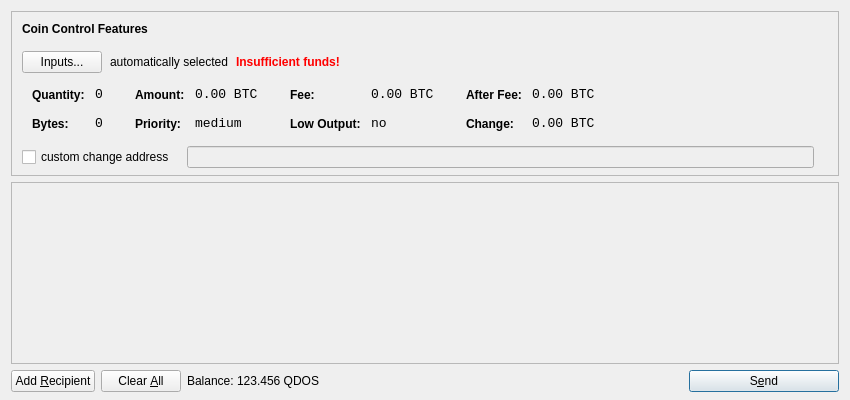
<?xml version="1.0" encoding="UTF-8"?>
<ui version="4.0">
 <class>SendCoinsDialog</class>
 <widget class="QDialog" name="SendCoinsDialog">
  <property name="geometry">
   <rect>
    <x>0</x>
    <y>0</y>
    <width>850</width>
    <height>400</height>
   </rect>
  </property>
  <property name="windowTitle">
   <string>Send Coins</string>
  </property>
  <layout class="QVBoxLayout" name="verticalLayout" stretch="0,1,0">
   <property name="bottomMargin">
    <number>8</number>
   </property>
   <item>
    <widget class="QFrame" name="frameCoinControl">
     <property name="sizePolicy">
      <sizepolicy hsizetype="Expanding" vsizetype="Expanding">
       <horstretch>0</horstretch>
       <verstretch>0</verstretch>
      </sizepolicy>
     </property>
     <property name="maximumSize">
      <size>
       <width>16777215</width>
       <height>16777215</height>
      </size>
     </property>
     <property name="frameShape">
      <enum>QFrame::StyledPanel</enum>
     </property>
     <property name="frameShadow">
      <enum>QFrame::Sunken</enum>
     </property>
     <layout class="QVBoxLayout" name="verticalLayoutCoinControl2">
      <property name="spacing">
       <number>-1</number>
      </property>
      <property name="leftMargin">
       <number>0</number>
      </property>
      <property name="topMargin">
       <number>0</number>
      </property>
      <property name="rightMargin">
       <number>0</number>
      </property>
      <property name="bottomMargin">
       <number>6</number>
      </property>
      <item>
       <layout class="QVBoxLayout" name="verticalLayoutCoinControl" stretch="0,0,0,0,1">
        <property name="spacing">
         <number>0</number>
        </property>
        <property name="leftMargin">
         <number>10</number>
        </property>
        <property name="topMargin">
         <number>10</number>
        </property>
        <item>
         <layout class="QHBoxLayout" name="horizontalLayoutCoinControl1">
          <property name="bottomMargin">
           <number>15</number>
          </property>
          <item>
           <widget class="QLabel" name="labelCoinControlFeatures">
            <property name="sizePolicy">
             <sizepolicy hsizetype="Preferred" vsizetype="Maximum">
              <horstretch>0</horstretch>
              <verstretch>0</verstretch>
             </sizepolicy>
            </property>
            <property name="font">
             <font>
              <weight>75</weight>
              <bold>true</bold>
             </font>
            </property>
            <property name="styleSheet">
             <string notr="true">font-weight:bold;</string>
            </property>
            <property name="text">
             <string>Coin Control Features</string>
            </property>
           </widget>
          </item>
         </layout>
        </item>
        <item>
         <layout class="QHBoxLayout" name="horizontalLayoutCoinControl2" stretch="0,0,0,0">
          <property name="spacing">
           <number>8</number>
          </property>
          <property name="bottomMargin">
           <number>10</number>
          </property>
          <item>
           <widget class="QPushButton" name="pushButtonCoinControl">
            <property name="styleSheet">
             <string notr="true"/>
            </property>
            <property name="text">
             <string>Inputs...</string>
            </property>
           </widget>
          </item>
          <item>
           <widget class="QLabel" name="labelCoinControlAutomaticallySelected">
            <property name="text">
             <string>automatically selected</string>
            </property>
            <property name="margin">
             <number>5</number>
            </property>
           </widget>
          </item>
          <item>
           <widget class="QLabel" name="labelCoinControlInsuffFunds">
            <property name="font">
             <font>
              <weight>75</weight>
              <bold>true</bold>
             </font>
            </property>
            <property name="styleSheet">
             <string notr="true">color:red;font-weight:bold;</string>
            </property>
            <property name="text">
             <string>Insufficient funds!</string>
            </property>
            <property name="margin">
             <number>5</number>
            </property>
           </widget>
          </item>
          <item>
           <spacer name="horizontalSpacerCoinControl">
            <property name="orientation">
             <enum>Qt::Horizontal</enum>
            </property>
            <property name="sizeHint" stdset="0">
             <size>
              <width>40</width>
              <height>1</height>
             </size>
            </property>
           </spacer>
          </item>
         </layout>
        </item>
        <item>
         <widget class="QWidget" name="widgetCoinControl" native="true">
          <property name="sizePolicy">
           <sizepolicy hsizetype="Preferred" vsizetype="Preferred">
            <horstretch>0</horstretch>
            <verstretch>0</verstretch>
           </sizepolicy>
          </property>
          <property name="minimumSize">
           <size>
            <width>0</width>
            <height>0</height>
           </size>
          </property>
          <property name="styleSheet">
           <string notr="true"/>
          </property>
          <layout class="QHBoxLayout" name="horizontalLayoutCoinControl5">
           <property name="margin">
            <number>0</number>
           </property>
           <item>
            <layout class="QHBoxLayout" name="horizontalLayoutCoinControl3" stretch="0,0,0,1">
             <property name="spacing">
              <number>20</number>
             </property>
             <property name="topMargin">
              <number>0</number>
             </property>
             <property name="bottomMargin">
              <number>10</number>
             </property>
             <item>
              <layout class="QFormLayout" name="formLayoutCoinControl1">
               <property name="horizontalSpacing">
                <number>10</number>
               </property>
               <property name="verticalSpacing">
                <number>14</number>
               </property>
               <property name="leftMargin">
                <number>10</number>
               </property>
               <property name="topMargin">
                <number>4</number>
               </property>
               <property name="rightMargin">
                <number>6</number>
               </property>
               <item row="0" column="0">
                <widget class="QLabel" name="labelCoinControlQuantityText">
                 <property name="styleSheet">
                  <string notr="true">font-weight:bold;</string>
                 </property>
                 <property name="text">
                  <string>Quantity:</string>
                 </property>
                 <property name="margin">
                  <number>0</number>
                 </property>
                </widget>
               </item>
               <item row="0" column="1">
                <widget class="QLabel" name="labelCoinControlQuantity">
                 <property name="font">
                  <font>
                   <family>Monospace</family>
                   <pointsize>10</pointsize>
                  </font>
                 </property>
                 <property name="cursor">
                  <cursorShape>IBeamCursor</cursorShape>
                 </property>
                 <property name="contextMenuPolicy">
                  <enum>Qt::ActionsContextMenu</enum>
                 </property>
                 <property name="text">
                  <string notr="true">0</string>
                 </property>
                 <property name="margin">
                  <number>0</number>
                 </property>
                 <property name="textInteractionFlags">
                  <set>Qt::LinksAccessibleByMouse|Qt::TextSelectableByKeyboard|Qt::TextSelectableByMouse</set>
                 </property>
                </widget>
               </item>
               <item row="1" column="0">
                <widget class="QLabel" name="labelCoinControlBytesText">
                 <property name="styleSheet">
                  <string notr="true">font-weight:bold;</string>
                 </property>
                 <property name="text">
                  <string>Bytes:</string>
                 </property>
                </widget>
               </item>
               <item row="1" column="1">
                <widget class="QLabel" name="labelCoinControlBytes">
                 <property name="font">
                  <font>
                   <family>Monospace</family>
                   <pointsize>10</pointsize>
                  </font>
                 </property>
                 <property name="cursor">
                  <cursorShape>IBeamCursor</cursorShape>
                 </property>
                 <property name="contextMenuPolicy">
                  <enum>Qt::ActionsContextMenu</enum>
                 </property>
                 <property name="text">
                  <string notr="true">0</string>
                 </property>
                 <property name="textInteractionFlags">
                  <set>Qt::LinksAccessibleByMouse|Qt::TextSelectableByKeyboard|Qt::TextSelectableByMouse</set>
                 </property>
                </widget>
               </item>
              </layout>
             </item>
             <item>
              <layout class="QFormLayout" name="formLayoutCoinControl2">
               <property name="horizontalSpacing">
                <number>10</number>
               </property>
               <property name="verticalSpacing">
                <number>14</number>
               </property>
               <property name="leftMargin">
                <number>6</number>
               </property>
               <property name="topMargin">
                <number>4</number>
               </property>
               <property name="rightMargin">
                <number>6</number>
               </property>
               <item row="0" column="0">
                <widget class="QLabel" name="labelCoinControlAmountText">
                 <property name="styleSheet">
                  <string notr="true">font-weight:bold;</string>
                 </property>
                 <property name="text">
                  <string>Amount:</string>
                 </property>
                 <property name="margin">
                  <number>0</number>
                 </property>
                </widget>
               </item>
               <item row="0" column="1">
                <widget class="QLabel" name="labelCoinControlAmount">
                 <property name="font">
                  <font>
                   <family>Monospace</family>
                   <pointsize>10</pointsize>
                  </font>
                 </property>
                 <property name="cursor">
                  <cursorShape>IBeamCursor</cursorShape>
                 </property>
                 <property name="contextMenuPolicy">
                  <enum>Qt::ActionsContextMenu</enum>
                 </property>
                 <property name="text">
                  <string notr="true">0.00 BTC</string>
                 </property>
                 <property name="textInteractionFlags">
                  <set>Qt::LinksAccessibleByMouse|Qt::TextSelectableByKeyboard|Qt::TextSelectableByMouse</set>
                 </property>
                </widget>
               </item>
               <item row="1" column="0">
                <widget class="QLabel" name="labelCoinControlPriorityText">
                 <property name="styleSheet">
                  <string notr="true">font-weight:bold;</string>
                 </property>
                 <property name="text">
                  <string>Priority:</string>
                 </property>
                </widget>
               </item>
               <item row="1" column="1">
                <widget class="QLabel" name="labelCoinControlPriority">
                 <property name="font">
                  <font>
                   <family>Monospace</family>
                   <pointsize>10</pointsize>
                  </font>
                 </property>
                 <property name="cursor">
                  <cursorShape>IBeamCursor</cursorShape>
                 </property>
                 <property name="contextMenuPolicy">
                  <enum>Qt::ActionsContextMenu</enum>
                 </property>
                 <property name="text">
                  <string>medium</string>
                 </property>
                 <property name="textInteractionFlags">
                  <set>Qt::LinksAccessibleByMouse|Qt::TextSelectableByKeyboard|Qt::TextSelectableByMouse</set>
                 </property>
                </widget>
               </item>
              </layout>
             </item>
             <item>
              <layout class="QFormLayout" name="formLayoutCoinControl3">
               <property name="horizontalSpacing">
                <number>10</number>
               </property>
               <property name="verticalSpacing">
                <number>14</number>
               </property>
               <property name="leftMargin">
                <number>6</number>
               </property>
               <property name="topMargin">
                <number>4</number>
               </property>
               <property name="rightMargin">
                <number>6</number>
               </property>
               <item row="0" column="0">
                <widget class="QLabel" name="labelCoinControlFeeText">
                 <property name="styleSheet">
                  <string notr="true">font-weight:bold;</string>
                 </property>
                 <property name="text">
                  <string>Fee:</string>
                 </property>
                 <property name="margin">
                  <number>0</number>
                 </property>
                </widget>
               </item>
               <item row="0" column="1">
                <widget class="QLabel" name="labelCoinControlFee">
                 <property name="font">
                  <font>
                   <family>Monospace</family>
                   <pointsize>10</pointsize>
                  </font>
                 </property>
                 <property name="cursor">
                  <cursorShape>IBeamCursor</cursorShape>
                 </property>
                 <property name="contextMenuPolicy">
                  <enum>Qt::ActionsContextMenu</enum>
                 </property>
                 <property name="text">
                  <string notr="true">0.00 BTC</string>
                 </property>
                 <property name="textInteractionFlags">
                  <set>Qt::LinksAccessibleByMouse|Qt::TextSelectableByKeyboard|Qt::TextSelectableByMouse</set>
                 </property>
                </widget>
               </item>
               <item row="1" column="0">
                <widget class="QLabel" name="labelCoinControlLowOutputText">
                 <property name="styleSheet">
                  <string notr="true">font-weight:bold;</string>
                 </property>
                 <property name="text">
                  <string>Low Output:</string>
                 </property>
                </widget>
               </item>
               <item row="1" column="1">
                <widget class="QLabel" name="labelCoinControlLowOutput">
                 <property name="font">
                  <font>
                   <family>Monospace</family>
                   <pointsize>10</pointsize>
                  </font>
                 </property>
                 <property name="cursor">
                  <cursorShape>IBeamCursor</cursorShape>
                 </property>
                 <property name="contextMenuPolicy">
                  <enum>Qt::ActionsContextMenu</enum>
                 </property>
                 <property name="text">
                  <string>no</string>
                 </property>
                 <property name="textInteractionFlags">
                  <set>Qt::LinksAccessibleByMouse|Qt::TextSelectableByKeyboard|Qt::TextSelectableByMouse</set>
                 </property>
                </widget>
               </item>
              </layout>
             </item>
             <item>
              <layout class="QFormLayout" name="formLayoutCoinControl4">
               <property name="horizontalSpacing">
                <number>10</number>
               </property>
               <property name="verticalSpacing">
                <number>14</number>
               </property>
               <property name="leftMargin">
                <number>6</number>
               </property>
               <property name="topMargin">
                <number>4</number>
               </property>
               <property name="rightMargin">
                <number>6</number>
               </property>
               <item row="0" column="0">
                <widget class="QLabel" name="labelCoinControlAfterFeeText">
                 <property name="styleSheet">
                  <string notr="true">font-weight:bold;</string>
                 </property>
                 <property name="text">
                  <string>After Fee:</string>
                 </property>
                 <property name="margin">
                  <number>0</number>
                 </property>
                </widget>
               </item>
               <item row="0" column="1">
                <widget class="QLabel" name="labelCoinControlAfterFee">
                 <property name="font">
                  <font>
                   <family>Monospace</family>
                   <pointsize>10</pointsize>
                  </font>
                 </property>
                 <property name="cursor">
                  <cursorShape>IBeamCursor</cursorShape>
                 </property>
                 <property name="contextMenuPolicy">
                  <enum>Qt::ActionsContextMenu</enum>
                 </property>
                 <property name="text">
                  <string notr="true">0.00 BTC</string>
                 </property>
                 <property name="textInteractionFlags">
                  <set>Qt::LinksAccessibleByMouse|Qt::TextSelectableByKeyboard|Qt::TextSelectableByMouse</set>
                 </property>
                </widget>
               </item>
               <item row="1" column="0">
                <widget class="QLabel" name="labelCoinControlChangeText">
                 <property name="styleSheet">
                  <string notr="true">font-weight:bold;</string>
                 </property>
                 <property name="text">
                  <string>Change:</string>
                 </property>
                </widget>
               </item>
               <item row="1" column="1">
                <widget class="QLabel" name="labelCoinControlChange">
                 <property name="font">
                  <font>
                   <family>Monospace</family>
                   <pointsize>10</pointsize>
                  </font>
                 </property>
                 <property name="cursor">
                  <cursorShape>IBeamCursor</cursorShape>
                 </property>
                 <property name="contextMenuPolicy">
                  <enum>Qt::ActionsContextMenu</enum>
                 </property>
                 <property name="text">
                  <string notr="true">0.00 BTC</string>
                 </property>
                 <property name="textInteractionFlags">
                  <set>Qt::LinksAccessibleByMouse|Qt::TextSelectableByKeyboard|Qt::TextSelectableByMouse</set>
                 </property>
                </widget>
               </item>
              </layout>
             </item>
            </layout>
           </item>
          </layout>
         </widget>
        </item>
        <item>
         <layout class="QHBoxLayout" name="horizontalLayoutCoinControl4" stretch="0,0,0">
          <property name="spacing">
           <number>12</number>
          </property>
          <property name="sizeConstraint">
           <enum>QLayout::SetDefaultConstraint</enum>
          </property>
          <property name="topMargin">
           <number>5</number>
          </property>
          <property name="rightMargin">
           <number>5</number>
          </property>
          <item>
           <widget class="QCheckBox" name="checkBoxCoinControlChange">
            <property name="text">
             <string>custom change address</string>
            </property>
           </widget>
          </item>
          <item>
           <widget class="QLineEdit" name="lineEditCoinControlChange">
            <property name="enabled">
             <bool>false</bool>
            </property>
            <property name="sizePolicy">
             <sizepolicy hsizetype="Expanding" vsizetype="Fixed">
              <horstretch>0</horstretch>
              <verstretch>0</verstretch>
             </sizepolicy>
            </property>
           </widget>
          </item>
          <item>
           <widget class="QLabel" name="labelCoinControlChangeLabel">
            <property name="sizePolicy">
             <sizepolicy hsizetype="Preferred" vsizetype="Expanding">
              <horstretch>0</horstretch>
              <verstretch>0</verstretch>
             </sizepolicy>
            </property>
            <property name="minimumSize">
             <size>
              <width>0</width>
              <height>0</height>
             </size>
            </property>
            <property name="text">
             <string/>
            </property>
            <property name="margin">
             <number>3</number>
            </property>
           </widget>
          </item>
         </layout>
        </item>
        <item>
         <spacer name="verticalSpacerCoinControl">
          <property name="orientation">
           <enum>Qt::Vertical</enum>
          </property>
          <property name="sizeHint" stdset="0">
           <size>
            <width>800</width>
            <height>1</height>
           </size>
          </property>
         </spacer>
        </item>
       </layout>
      </item>
     </layout>
    </widget>
   </item>
   <item>
    <widget class="QScrollArea" name="scrollArea">
     <property name="widgetResizable">
      <bool>true</bool>
     </property>
     <widget class="QWidget" name="scrollAreaWidgetContents">
      <property name="geometry">
       <rect>
        <x>0</x>
        <y>0</y>
        <width>830</width>
        <height>165</height>
       </rect>
      </property>
      <layout class="QVBoxLayout" name="verticalLayout_2">
       <property name="margin">
        <number>0</number>
       </property>
       <item>
        <layout class="QVBoxLayout" name="entries">
         <property name="spacing">
          <number>6</number>
         </property>
        </layout>
       </item>
       <item>
        <spacer name="verticalSpacer">
         <property name="orientation">
          <enum>Qt::Vertical</enum>
         </property>
         <property name="sizeHint" stdset="0">
          <size>
           <width>20</width>
           <height>40</height>
          </size>
         </property>
        </spacer>
       </item>
      </layout>
     </widget>
    </widget>
   </item>
   <item>
    <layout class="QHBoxLayout" name="horizontalLayout">
     <item>
      <widget class="QPushButton" name="addButton">
       <property name="toolTip">
        <string>Send to multiple recipients at once</string>
       </property>
       <property name="text">
        <string>Add &amp;Recipient</string>
       </property>
       <property name="icon">
        <iconset resource="../bitcoin.qrc">
         <normaloff>:/icons/add</normaloff>:/icons/add</iconset>
       </property>
       <property name="autoDefault">
        <bool>false</bool>
       </property>
      </widget>
     </item>
     <item>
      <widget class="QPushButton" name="clearButton">
       <property name="sizePolicy">
        <sizepolicy hsizetype="Minimum" vsizetype="Fixed">
         <horstretch>0</horstretch>
         <verstretch>0</verstretch>
        </sizepolicy>
       </property>
       <property name="toolTip">
        <string>Remove all transaction fields</string>
       </property>
       <property name="text">
        <string>Clear &amp;All</string>
       </property>
       <property name="icon">
        <iconset resource="../bitcoin.qrc">
         <normaloff>:/icons/remove</normaloff>:/icons/remove</iconset>
       </property>
       <property name="autoRepeatDelay">
        <number>300</number>
       </property>
       <property name="autoDefault">
        <bool>false</bool>
       </property>
      </widget>
     </item>
     <item>
      <layout class="QHBoxLayout" name="horizontalLayout_2">
       <property name="spacing">
        <number>3</number>
       </property>
       <item>
        <widget class="QLabel" name="label">
         <property name="text">
          <string>Balance:</string>
         </property>
        </widget>
       </item>
       <item>
        <widget class="QLabel" name="labelBalance">
         <property name="cursor">
          <cursorShape>IBeamCursor</cursorShape>
         </property>
         <property name="text">
          <string>123.456 QDOS</string>
         </property>
         <property name="textInteractionFlags">
          <set>Qt::LinksAccessibleByMouse|Qt::TextSelectableByKeyboard|Qt::TextSelectableByMouse</set>
         </property>
        </widget>
       </item>
      </layout>
     </item>
     <item>
      <spacer name="horizontalSpacer">
       <property name="orientation">
        <enum>Qt::Horizontal</enum>
       </property>
       <property name="sizeHint" stdset="0">
        <size>
         <width>40</width>
         <height>20</height>
        </size>
       </property>
      </spacer>
     </item>
     <item>
      <widget class="QPushButton" name="sendButton">
       <property name="minimumSize">
        <size>
         <width>150</width>
         <height>0</height>
        </size>
       </property>
       <property name="toolTip">
        <string>Confirm the send action</string>
       </property>
       <property name="text">
        <string>S&amp;end</string>
       </property>
       <property name="icon">
        <iconset resource="../bitcoin.qrc">
         <normaloff>:/icons/send</normaloff>:/icons/send</iconset>
       </property>
       <property name="default">
        <bool>true</bool>
       </property>
      </widget>
     </item>
    </layout>
   </item>
  </layout>
 </widget>
 <resources>
  <include location="../bitcoin.qrc"/>
 </resources>
 <connections/>
</ui>
